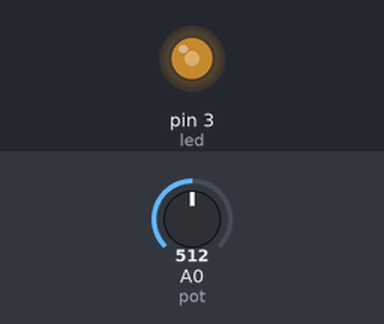
This sketch was run on a simulated Arduino Uno, built with avr-gcc and run on an emulated ATmega328P. Parts: output pins drawn as LEDs (lit = HIGH). The test bench sets the inputs (shaded band); at power-on: A0 (pot) = 512.

Above: at 1.2 s.
1.3 s: A0 (pot) set to 716
At 2.2 s:
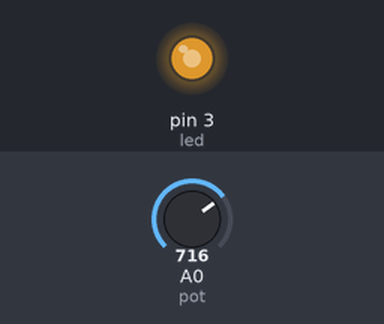
2.8 s: A0 (pot) set to 900
At 3.4 s:
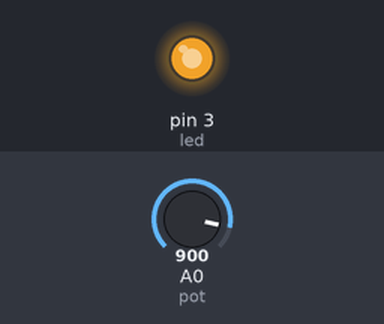
4.3 s: A0 (pot) set to 122
At 5.5 s:
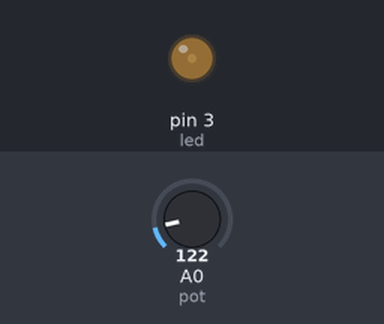
5.8 s: A0 (pot) set to 0
At 6.9 s:
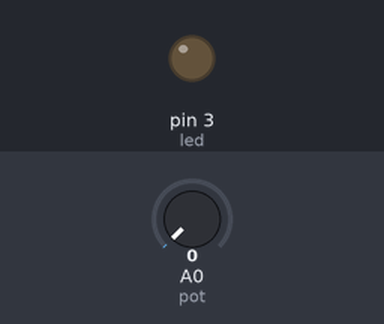
7.3 s: A0 (pot) set to 511
At 8.0 s:
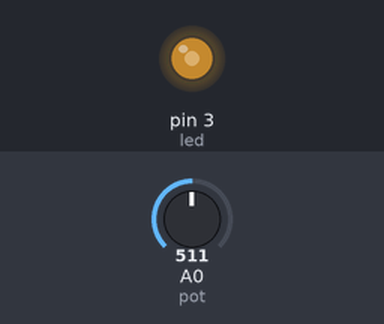
Timing chart, 0 to 9.8 s (numbered marks = the images above; inputs shaded):
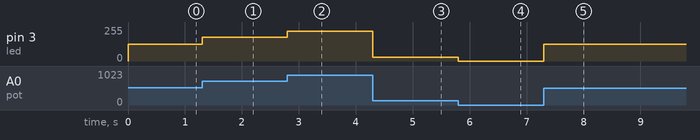

The sketch:

analog_values.ino
```cpp
#define pot A0
#define led 3

long level;
long led_level;

void setup() {
  pinMode(pot, INPUT);
  pinMode(led, OUTPUT);
  Serial.begin(9600);
}

void loop() {
  level = analogRead(pot);
  led_level = map(level, 0, 1023, 0, 255);
  analogWrite(led, led_level);
}
```

Measured:
- after the input at 1.3 s, pin 3 (led): 127/255 → 178/255 at once
- after the input at 2.8 s, pin 3 (led): 178/255 → 224/255 at once
- after the input at 4.3 s, pin 3 (led): 224/255 → 30/255 at once
- after the input at 5.8 s, pin 3 (led): 30/255 → 0/255 at once
- after the input at 7.3 s, pin 3 (led): 0/255 → 127/255 at once
